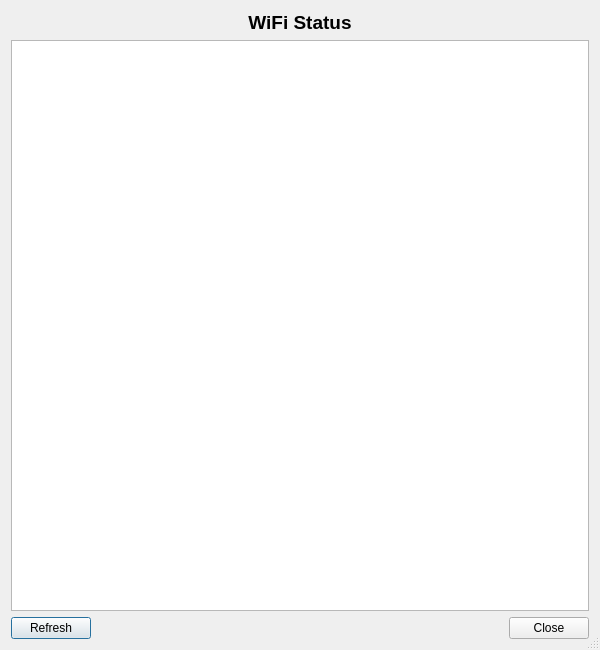
<?xml version="1.0" encoding="UTF-8"?>
<ui version="4.0">
 <class>WifiStatusDialog</class>
 <widget class="QDialog" name="WifiStatusDialog">
  <property name="geometry">
   <rect>
    <x>0</x>
    <y>0</y>
    <width>600</width>
    <height>650</height>
   </rect>
  </property>
  <property name="windowTitle">
   <string>WiFi Status</string>
  </property>
  <property name="sizeGripEnabled">
   <bool>true</bool>
  </property>
  <layout class="QVBoxLayout" name="verticalLayout">
   <item>
    <widget class="QLabel" name="label">
     <property name="font">
      <font>
       <pointsize>14</pointsize>
       <bold>true</bold>
      </font>
     </property>
     <property name="text">
      <string>WiFi Status</string>
     </property>
     <property name="alignment">
      <set>Qt::AlignmentFlag::AlignCenter</set>
     </property>
    </widget>
   </item>
   <item>
    <widget class="QTreeWidget" name="statusTree">
     <property name="alternatingRowColors">
      <bool>true</bool>
     </property>
     <property name="headerHidden">
      <bool>true</bool>
     </property>
     <column>
      <property name="text">
       <string notr="true">1</string>
      </property>
     </column>
    </widget>
   </item>
   <item>
    <layout class="QHBoxLayout" name="horizontalLayout">
     <item>
      <widget class="QPushButton" name="refreshButton">
       <property name="toolTip">
        <string>Press to refresh the status display.</string>
       </property>
       <property name="text">
        <string>Refresh</string>
       </property>
      </widget>
     </item>
     <item>
      <widget class="QDialogButtonBox" name="buttonBox">
       <property name="orientation">
        <enum>Qt::Orientation::Horizontal</enum>
       </property>
       <property name="standardButtons">
        <set>QDialogButtonBox::StandardButton::Close</set>
       </property>
      </widget>
     </item>
    </layout>
   </item>
  </layout>
 </widget>
 <tabstops>
  <tabstop>statusTree</tabstop>
  <tabstop>refreshButton</tabstop>
 </tabstops>
 <resources/>
 <connections>
  <connection>
   <sender>buttonBox</sender>
   <signal>accepted()</signal>
   <receiver>WifiStatusDialog</receiver>
   <slot>accept()</slot>
   <hints>
    <hint type="sourcelabel">
     <x>248</x>
     <y>254</y>
    </hint>
    <hint type="destinationlabel">
     <x>157</x>
     <y>274</y>
    </hint>
   </hints>
  </connection>
  <connection>
   <sender>buttonBox</sender>
   <signal>rejected()</signal>
   <receiver>WifiStatusDialog</receiver>
   <slot>reject()</slot>
   <hints>
    <hint type="sourcelabel">
     <x>316</x>
     <y>260</y>
    </hint>
    <hint type="destinationlabel">
     <x>286</x>
     <y>274</y>
    </hint>
   </hints>
  </connection>
 </connections>
</ui>
